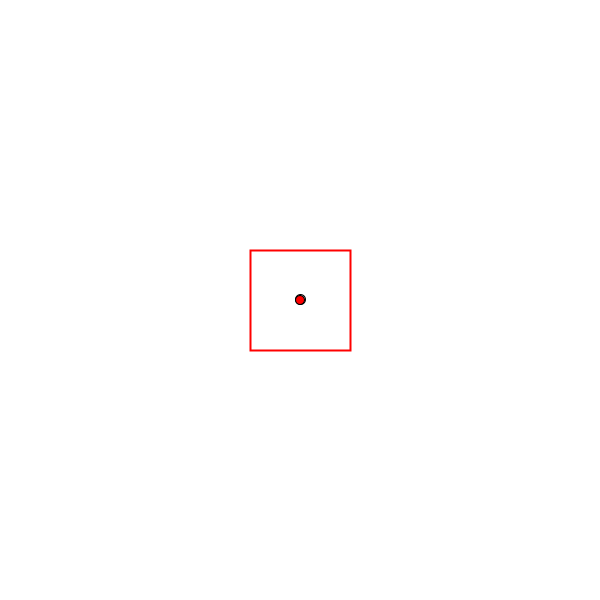
Frame 1 (no input)
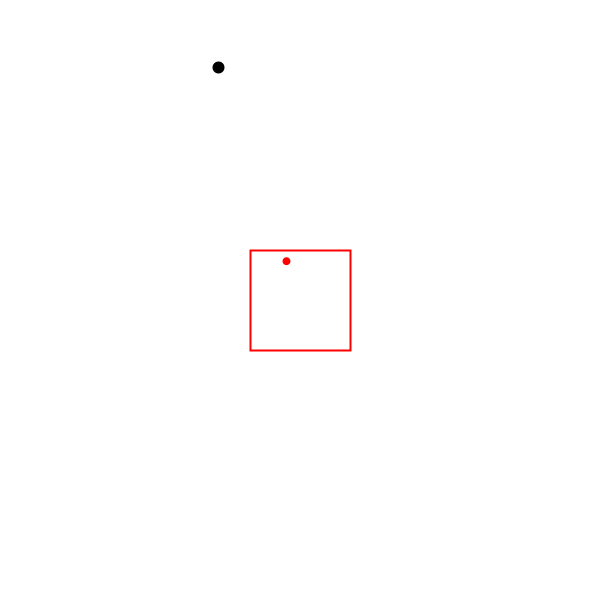
Frame 60 (the mouse pressed at the canvas centre just before this capture)
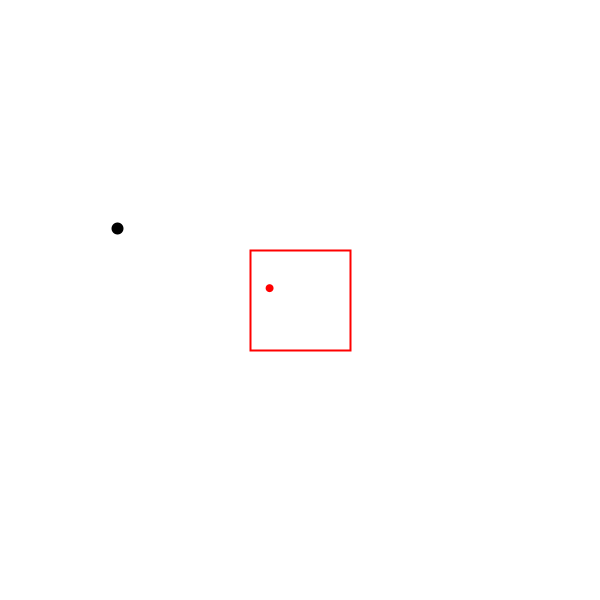
Frame 120 (the mouse held since frame 60 and released just before this capture)

The Processing sketch that drew these frames (run headless with seeded random() and noise(); from frame 60 on, the mouse is pressed at the canvas centre):

// Processing sketch: normalisation
// ── normalisation.pde
Ball ball;
Rectangle rect;

void setup()
{
  size( 600,600 );
  ball = new Ball( 300, 300 );
  rect = new Rectangle( 250,250,100,100 );
}

void draw()
{
  
  background( 0xFF );
  
  //mise a jour balle
  
  ball.acc.x += random( -.1, .1 );
  ball.acc.y += random( -.1, .1 );
  
  ball.vel.x = clamp( ball.vel.x, -5, 5 );
  ball.vel.y = clamp( ball.vel.y, -5, 5 );
  
  ball.update();
  ball.checkBounds( this );
  ball.render( this );
 

  //position normalisee
  PVector ballNormal = new PVector(   myNorm( ball.x, 0, width ),
                                        myNorm( ball.y, 0, height )  );
  
  //position remappée sur un petit carré
  
  PVector rempap = new PVector( interpolate( ballNormal.x, rect.x, rect.x + rect.width ), 
                                interpolate( ballNormal.y, rect.y, rect.y + rect.height )  );
  
  //rend la balle à sa position remappée
  fill( 0xFF, 0, 0 );
  noStroke();
  ellipse( rempap.x, rempap.y, 8,8 );
  
  //anime la taille du rectangle
  /*
  float t = .5 + sin( millis() * 0.001 ) * .5;
  rect.width = 50 + t * 200;
  rect.height = 50 + ( 1 - t ) * 200;
  rect.x = width * .5 - rect.width * .5;
  rect.y = height * .5 - rect.height * .5;
  //*/
  
  //anime la position du rectangle
  /*
  rect.x += ( ( ball.x - rect.width * .5 ) - rect.x ) *.1;
  rect.y += ( ( ball.y - rect.height * .5 ) - rect.y ) *.1;
  //*/
  
  //rendle rectangle destination
  rect.render( this );
  
}

float interpolate( float t, float a, float b )
{
  return a + ( b - a ) * t;
}

float myNorm( float value, float a, float b )
{
  return ( value - a ) / ( b - a );
}

float clamp( float value, float a, float b )
{
  return ( value < a ) ? a : ( value > b ) ? b : value;
}


// ── Ball.pde
class Ball extends PVector
{
  PVector acc;
  PVector vel;
 
  Ball( float x, float y ) 
  {
    
    super( x, y );
    acc = new PVector();
    vel = new PVector();
    
  }
  
  void update()
  {
    
    acc.mult( .9 );
    vel.add( acc );
    super.add( vel );
    
  }
  
  void checkBounds( PApplet context )
  {
    if( x < 0 || x > context.width )
    {
     vel.x *= -1;
     acc.x *= -.9;
    }
    if( y < 0 || y > context.height ) 
    {
      vel.y *= -1;
      acc.y *= -.9;
    }
  }
  
  void render( PApplet context )
  {
    context.stroke( 0 );
    context.fill(0);
    context.ellipse( x, y, 10,10 );
  }
}

// ── Rectangle.pde
class Rectangle extends PVector
{
  float width;
  float height;
  Rectangle( float x, float y, float width, float height )
  {
    
    super( x, y );
    this.width = width;
    this.height = height;
    
  }
  
  
  void render( PApplet context )
  {
    context.stroke( 0xFF, 0, 0 );
    context.strokeWeight( 2 );
    context.noFill();
    context.rect( x, y, width, height );
  }
  
}
